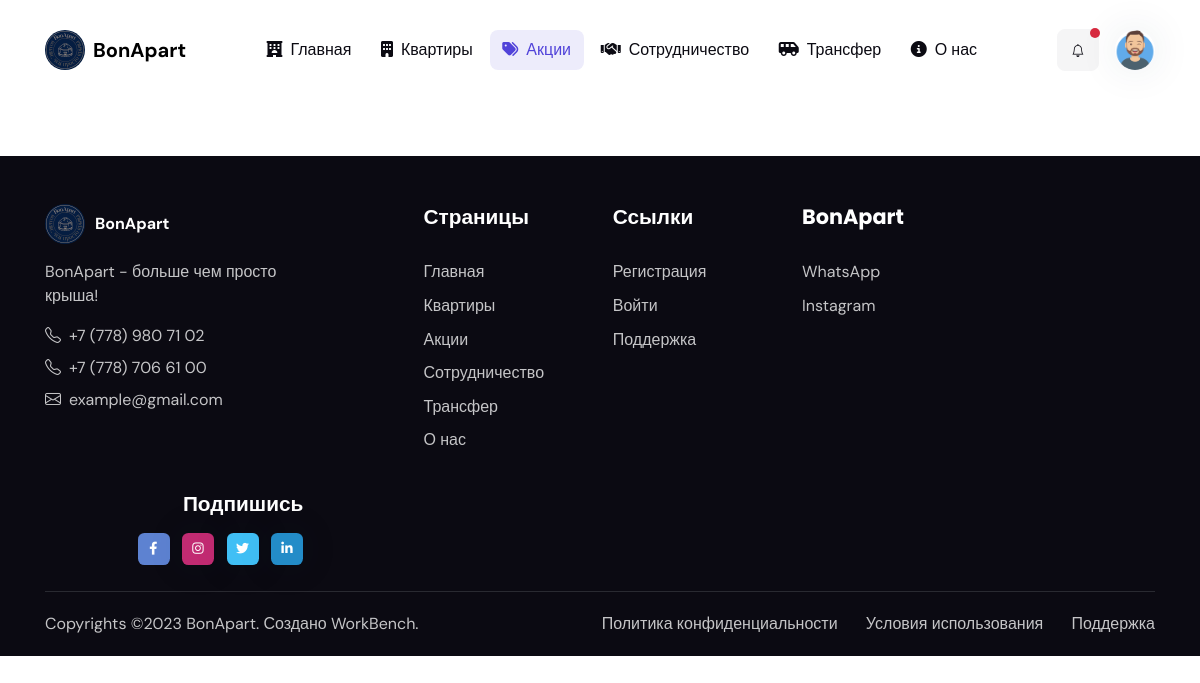
Before: /stock (signed in) with the older database file.
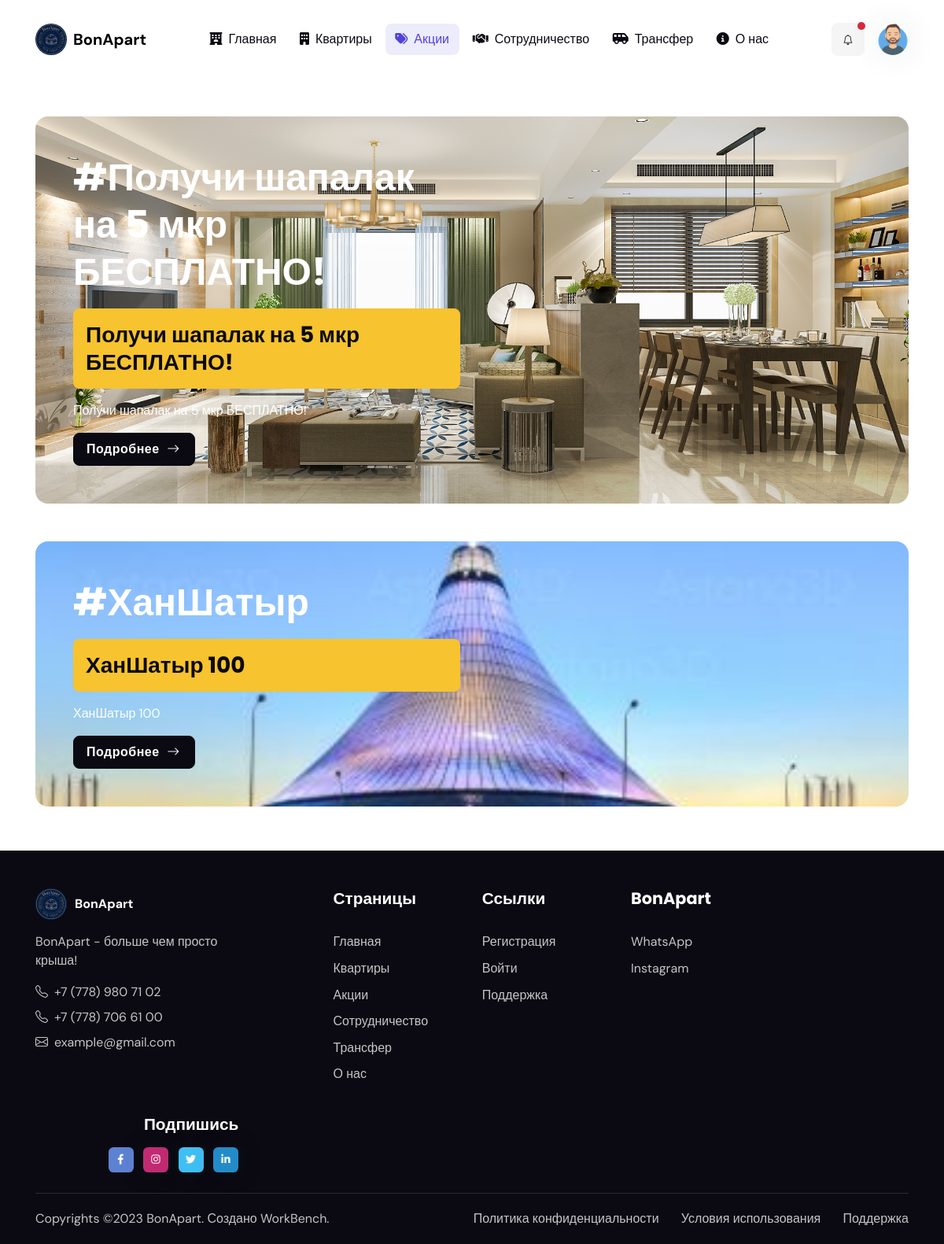
After: the same page with the newer database file.
### website/models.py (models this page shows, shortened)
class Stock(models.Model):
    title = models.CharField(max_length=255, verbose_name='Хэштег')
    stock = models.CharField(max_length=255, verbose_name='Акция')
    about = models.TextField(blank=True, null=True, verbose_name='О акции')
    photo = models.ImageField(upload_to='stock_images', blank=True, null=True, verbose_name='Задний фон')
    start_date = models.DateField(blank=True, null=True, verbose_name='Начало акции')  # Дата начала акции
    end_date = models.DateField(blank=True, null=True, verbose_name='Конец акции')  # Дата окончания акции
    valid = models.BooleanField(default=True, blank=True, null=True, verbose_name='Действует акция?')
    class Meta:
        verbose_name = 'Акция'
        verbose_name_plural = 'Акции'

### website/views.py (the view)
# urls.py: path('stock', StockView.as_view(), name='stock'),
class StockView(View):
    def get(self, request):
        stock = Stock.objects.filter(valid=True).order_by('start_date')
        notifications = Notification.objects.filter(read=False).order_by('-timestamp')
        context = {
            'stock' : stock,
            'notifications': notifications,
        }
        return render(request, 'website/stock.html', context)

### templates/website/stock.html (shortened to what the changed rows need)
<!DOCTYPE html>
{% load static %}
<html lang="ru" data-bs-theme="light">
	<head>
		<link rel="stylesheet" type="text/css" href="{% static 'css/all.min.css' %}">
		<link rel="stylesheet" type="text/css" href="{% static 'css/bootstrap-icons.css' %}">
		<link rel="stylesheet" type="text/css" href="{% static 'css/glightbox.css' %}">
		<link rel="stylesheet" type="text/css" href="{% static 'css/flatpickr.min.css' %}">
		<link rel="stylesheet" type="text/css" href="{% static 'css/choices.min.css' %}">
		<link rel="stylesheet" type="text/css" href="{% static 'css/tiny-slider.css' %}">
		<link rel="stylesheet" type="text/css" href="{% static 'css/style.css' %}">
</head>
<body>
<main>
<section class="py-0 mb-6 mt-4">
	<div class="container">
        {% for s in stock %}
		<div class="rounded-3 p-4 p-sm-5 mt-5" style="background-image: url({{ s.photo.url }}); background-position: center center; background-repeat: no-repeat; background-size: cover;">
			<div class="row">
				<div class="col-md-6">
					<h1 class="h2 text-white mb-3">#{{ s.title }}</h1>
					<div class="bg-warning rounded-2 p-3 mb-3">
						<h4 class="text-dark mb-0">{{ s.stock }}</h4>
					</div>
					<p class="text-white mb-3">{{ s.about }}</p>
					<a href="#" class="btn btn-dark mb-0">Подробнее<i class="bi bi-arrow-right fa-fw ms-2"></i></a>
				</div>
			</div>
		</div>
        {% endfor %}
	</div>
</section>
</main>
</body></html>

Changed rows visible on the page:
added Stock: photo (picture), title "Получи шапалак на 5 мкр БЕСПЛАТНО!", stock "Получи шапалак на 5 мкр БЕСПЛАТНО!", about "Получи шапалак на 5 мкр БЕСПЛАТНО!"
added Stock: photo (picture), title "ХанШатыр", stock "ХанШатыр 100", about "ХанШатыр 100"
